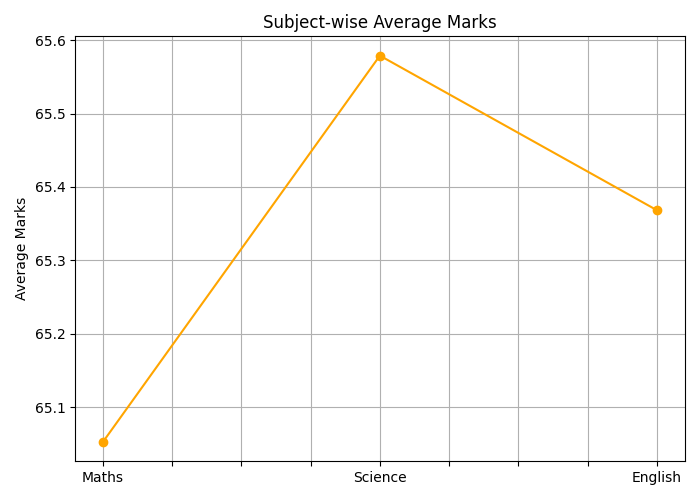

This chart was generated by the following Python code:
import pandas as pd
import matplotlib.pyplot as plt

# Load data
df = pd.read_csv('/Users/nehakumari/Desktop/da sem 4 /students_marks_dataset.csv')



subject_avg = df[['Maths', 'Science', 'English']].mean()

# Plot
plt.figure(figsize=(7, 5))
subject_avg.plot(kind='line', marker='o', color='orange')
plt.title('Subject-wise Average Marks')
plt.ylabel('Average Marks')
plt.xticks(rotation=0)
plt.grid(True)
plt.tight_layout()
plt.savefig('subject_avg_line.png')
plt.show()
